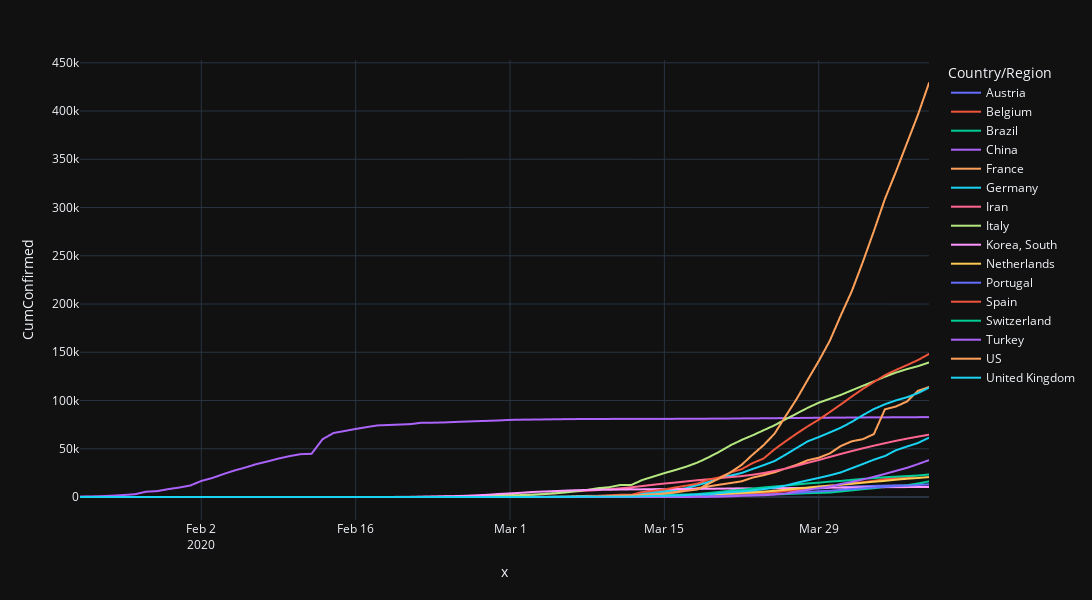

Write notebook code for a chart like this one.
### Code cell
px.line(allData_filtered, x=allData_filtered.index, y='CumConfirmed', color='Country/Region', width=1200, height=600)
